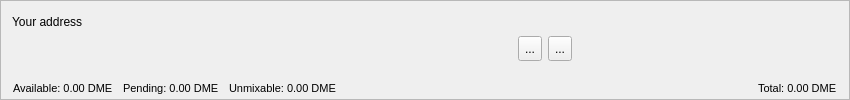
<?xml version="1.0" encoding="UTF-8"?>
<ui version="4.0">
 <class>AccountFrame</class>
 <widget class="QFrame" name="AccountFrame">
  <property name="geometry">
   <rect>
    <x>0</x>
    <y>0</y>
    <width>850</width>
    <height>100</height>
   </rect>
  </property>
  <property name="minimumSize">
   <size>
    <width>0</width>
    <height>100</height>
   </size>
  </property>
  <property name="maximumSize">
   <size>
    <width>16777215</width>
    <height>100</height>
   </size>
  </property>
  <property name="windowTitle">
   <string>Frame</string>
  </property>
  <property name="frameShape">
   <enum>QFrame::StyledPanel</enum>
  </property>
  <property name="frameShadow">
   <enum>QFrame::Plain</enum>
  </property>
  <property name="lineWidth">
   <number>0</number>
  </property>
  <layout class="QVBoxLayout" name="verticalLayout">
   <property name="spacing">
    <number>4</number>
   </property>
   <item>
    <layout class="QHBoxLayout" name="horizontalLayout_2">
     <item>
      <widget class="QLabel" name="label">
       <property name="minimumSize">
        <size>
         <width>0</width>
         <height>20</height>
        </size>
       </property>
       <property name="maximumSize">
        <size>
         <width>16777215</width>
         <height>20</height>
        </size>
       </property>
       <property name="text">
        <string>Your address</string>
       </property>
      </widget>
     </item>
     <item>
      <spacer name="horizontalSpacer_6">
       <property name="orientation">
        <enum>Qt::Horizontal</enum>
       </property>
       <property name="sizeHint" stdset="0">
        <size>
         <width>788</width>
         <height>20</height>
        </size>
       </property>
      </spacer>
     </item>
    </layout>
   </item>
   <item>
    <layout class="QHBoxLayout" name="horizontalLayout">
     <property name="spacing">
      <number>6</number>
     </property>
     <property name="sizeConstraint">
      <enum>QLayout::SetMinimumSize</enum>
     </property>
     <item>
      <widget class="QLabel" name="m_addressLabel">
       <property name="sizePolicy">
        <sizepolicy hsizetype="Preferred" vsizetype="Preferred">
         <horstretch>0</horstretch>
         <verstretch>0</verstretch>
        </sizepolicy>
       </property>
       <property name="minimumSize">
        <size>
         <width>500</width>
         <height>24</height>
        </size>
       </property>
       <property name="maximumSize">
        <size>
         <width>16777215</width>
         <height>24</height>
        </size>
       </property>
       <property name="baseSize">
        <size>
         <width>700</width>
         <height>24</height>
        </size>
       </property>
       <property name="font">
        <font>
         <bold>false</bold>
        </font>
       </property>
       <property name="cursor">
        <cursorShape>IBeamCursor</cursorShape>
       </property>
       <property name="toolTip">
        <string>Your receiving address</string>
       </property>
       <property name="whatsThis">
        <string>This is your account address</string>
       </property>
       <property name="text">
        <string/>
       </property>
       <property name="alignment">
        <set>Qt::AlignLeading|Qt::AlignLeft|Qt::AlignVCenter</set>
       </property>
       <property name="textInteractionFlags">
        <set>Qt::TextSelectableByKeyboard|Qt::TextSelectableByMouse</set>
       </property>
      </widget>
     </item>
     <item>
      <widget class="QToolButton" name="m_copyButton">
       <property name="minimumSize">
        <size>
         <width>0</width>
         <height>25</height>
        </size>
       </property>
       <property name="toolTip">
        <string>Copy address</string>
       </property>
       <property name="statusTip">
        <string/>
       </property>
       <property name="whatsThis">
        <string/>
       </property>
       <property name="text">
        <string>...</string>
       </property>
       <property name="icon">
        <iconset resource="../../resources.qrc">
         <normaloff>:/icons/copy_white</normaloff>:/icons/copy_white</iconset>
       </property>
      </widget>
     </item>
     <item>
      <widget class="QToolButton" name="m_qrButton">
       <property name="minimumSize">
        <size>
         <width>0</width>
         <height>25</height>
        </size>
       </property>
       <property name="toolTip">
        <string>Show QR code</string>
       </property>
       <property name="statusTip">
        <string/>
       </property>
       <property name="text">
        <string>...</string>
       </property>
       <property name="icon">
        <iconset resource="../../resources.qrc">
         <normaloff>:/icons/qrcode</normaloff>:/icons/qrcode</iconset>
       </property>
      </widget>
     </item>
     <item>
      <spacer name="horizontalSpacer_4">
       <property name="orientation">
        <enum>Qt::Horizontal</enum>
       </property>
       <property name="sizeHint" stdset="0">
        <size>
         <width>1</width>
         <height>20</height>
        </size>
       </property>
      </spacer>
     </item>
    </layout>
   </item>
   <item>
    <widget class="QFrame" name="m_accountBalances">
     <property name="minimumSize">
      <size>
       <width>0</width>
       <height>30</height>
      </size>
     </property>
     <property name="baseSize">
      <size>
       <width>0</width>
       <height>40</height>
      </size>
     </property>
     <layout class="QHBoxLayout" name="horizontalLayout_3">
      <property name="spacing">
       <number>0</number>
      </property>
      <property name="sizeConstraint">
       <enum>QLayout::SetMinimumSize</enum>
      </property>
      <property name="leftMargin">
       <number>1</number>
      </property>
      <property name="topMargin">
       <number>1</number>
      </property>
      <property name="rightMargin">
       <number>1</number>
      </property>
      <property name="bottomMargin">
       <number>1</number>
      </property>
      <item>
       <widget class="QLabel" name="m_actualBalanceLabel">
        <property name="minimumSize">
         <size>
          <width>0</width>
          <height>30</height>
         </size>
        </property>
        <property name="maximumSize">
         <size>
          <width>16777215</width>
          <height>30</height>
         </size>
        </property>
        <property name="baseSize">
         <size>
          <width>0</width>
          <height>30</height>
         </size>
        </property>
        <property name="font">
         <font>
          <pointsize>8</pointsize>
          <bold>false</bold>
         </font>
        </property>
        <property name="toolTip">
         <string>Spendable balance</string>
        </property>
        <property name="text">
         <string notr="true">Available: 0.00 DME</string>
        </property>
        <property name="textFormat">
         <enum>Qt::RichText</enum>
        </property>
        <property name="alignment">
         <set>Qt::AlignBottom|Qt::AlignLeading|Qt::AlignLeft</set>
        </property>
        <property name="textInteractionFlags">
         <set>Qt::LinksAccessibleByMouse|Qt::TextSelectableByMouse</set>
        </property>
       </widget>
      </item>
      <item>
       <spacer name="horizontalSpacer">
        <property name="orientation">
         <enum>Qt::Horizontal</enum>
        </property>
        <property name="sizeType">
         <enum>QSizePolicy::Fixed</enum>
        </property>
        <property name="sizeHint" stdset="0">
         <size>
          <width>10</width>
          <height>20</height>
         </size>
        </property>
       </spacer>
      </item>
      <item>
       <widget class="QLabel" name="m_pendingBalanceLabel">
        <property name="minimumSize">
         <size>
          <width>0</width>
          <height>30</height>
         </size>
        </property>
        <property name="maximumSize">
         <size>
          <width>16777215</width>
          <height>30</height>
         </size>
        </property>
        <property name="baseSize">
         <size>
          <width>0</width>
          <height>30</height>
         </size>
        </property>
        <property name="font">
         <font>
          <pointsize>8</pointsize>
          <bold>false</bold>
         </font>
        </property>
        <property name="toolTip">
         <string>Awaiting network confirmation</string>
        </property>
        <property name="text">
         <string notr="true">Pending: 0.00 DME</string>
        </property>
        <property name="textFormat">
         <enum>Qt::RichText</enum>
        </property>
        <property name="alignment">
         <set>Qt::AlignBottom|Qt::AlignLeading|Qt::AlignLeft</set>
        </property>
        <property name="textInteractionFlags">
         <set>Qt::LinksAccessibleByMouse|Qt::TextSelectableByMouse</set>
        </property>
       </widget>
      </item>
      <item>
       <spacer name="horizontalSpacer_3">
        <property name="orientation">
         <enum>Qt::Horizontal</enum>
        </property>
        <property name="sizeType">
         <enum>QSizePolicy::Fixed</enum>
        </property>
        <property name="sizeHint" stdset="0">
         <size>
          <width>10</width>
          <height>20</height>
         </size>
        </property>
       </spacer>
      </item>
      <item>
       <widget class="QLabel" name="m_unmixableBalanceLabel">
        <property name="minimumSize">
         <size>
          <width>0</width>
          <height>30</height>
         </size>
        </property>
        <property name="maximumSize">
         <size>
          <width>16777215</width>
          <height>30</height>
         </size>
        </property>
        <property name="baseSize">
         <size>
          <width>0</width>
          <height>30</height>
         </size>
        </property>
        <property name="font">
         <font>
          <pointsize>8</pointsize>
          <bold>false</bold>
         </font>
        </property>
        <property name="toolTip">
         <string>Spendable only with zero privacy level</string>
        </property>
        <property name="text">
         <string notr="true">Unmixable: 0.00 DME</string>
        </property>
        <property name="textFormat">
         <enum>Qt::RichText</enum>
        </property>
        <property name="alignment">
         <set>Qt::AlignBottom|Qt::AlignLeading|Qt::AlignLeft</set>
        </property>
        <property name="textInteractionFlags">
         <set>Qt::LinksAccessibleByMouse|Qt::TextSelectableByMouse</set>
        </property>
       </widget>
      </item>
      <item>
       <spacer name="horizontalSpacer_2">
        <property name="orientation">
         <enum>Qt::Horizontal</enum>
        </property>
        <property name="sizeHint" stdset="0">
         <size>
          <width>100</width>
          <height>17</height>
         </size>
        </property>
       </spacer>
      </item>
      <item>
       <widget class="QLabel" name="m_totalBalanceLabel">
        <property name="minimumSize">
         <size>
          <width>0</width>
          <height>30</height>
         </size>
        </property>
        <property name="maximumSize">
         <size>
          <width>16777215</width>
          <height>30</height>
         </size>
        </property>
        <property name="baseSize">
         <size>
          <width>0</width>
          <height>30</height>
         </size>
        </property>
        <property name="font">
         <font>
          <pointsize>8</pointsize>
          <bold>false</bold>
         </font>
        </property>
        <property name="toolTip">
         <string>Total balance</string>
        </property>
        <property name="text">
         <string notr="true">Total: 0.00 DME</string>
        </property>
        <property name="textFormat">
         <enum>Qt::RichText</enum>
        </property>
        <property name="alignment">
         <set>Qt::AlignBottom|Qt::AlignLeading|Qt::AlignLeft</set>
        </property>
        <property name="textInteractionFlags">
         <set>Qt::LinksAccessibleByMouse|Qt::TextSelectableByMouse</set>
        </property>
       </widget>
      </item>
     </layout>
    </widget>
   </item>
  </layout>
 </widget>
 <resources>
  <include location="../../resources.qrc"/>
 </resources>
 <connections>
  <connection>
   <sender>m_copyButton</sender>
   <signal>clicked()</signal>
   <receiver>AccountFrame</receiver>
   <slot>copyAddress()</slot>
   <hints>
    <hint type="sourcelabel">
     <x>818</x>
     <y>26</y>
    </hint>
    <hint type="destinationlabel">
     <x>422</x>
     <y>295</y>
    </hint>
   </hints>
  </connection>
  <connection>
   <sender>m_qrButton</sender>
   <signal>clicked()</signal>
   <receiver>AccountFrame</receiver>
   <slot>showQR()</slot>
   <hints>
    <hint type="sourcelabel">
     <x>802</x>
     <y>34</y>
    </hint>
    <hint type="destinationlabel">
     <x>494</x>
     <y>35</y>
    </hint>
   </hints>
  </connection>
 </connections>
 <slots>
  <slot>copyAddress()</slot>
 </slots>
</ui>
